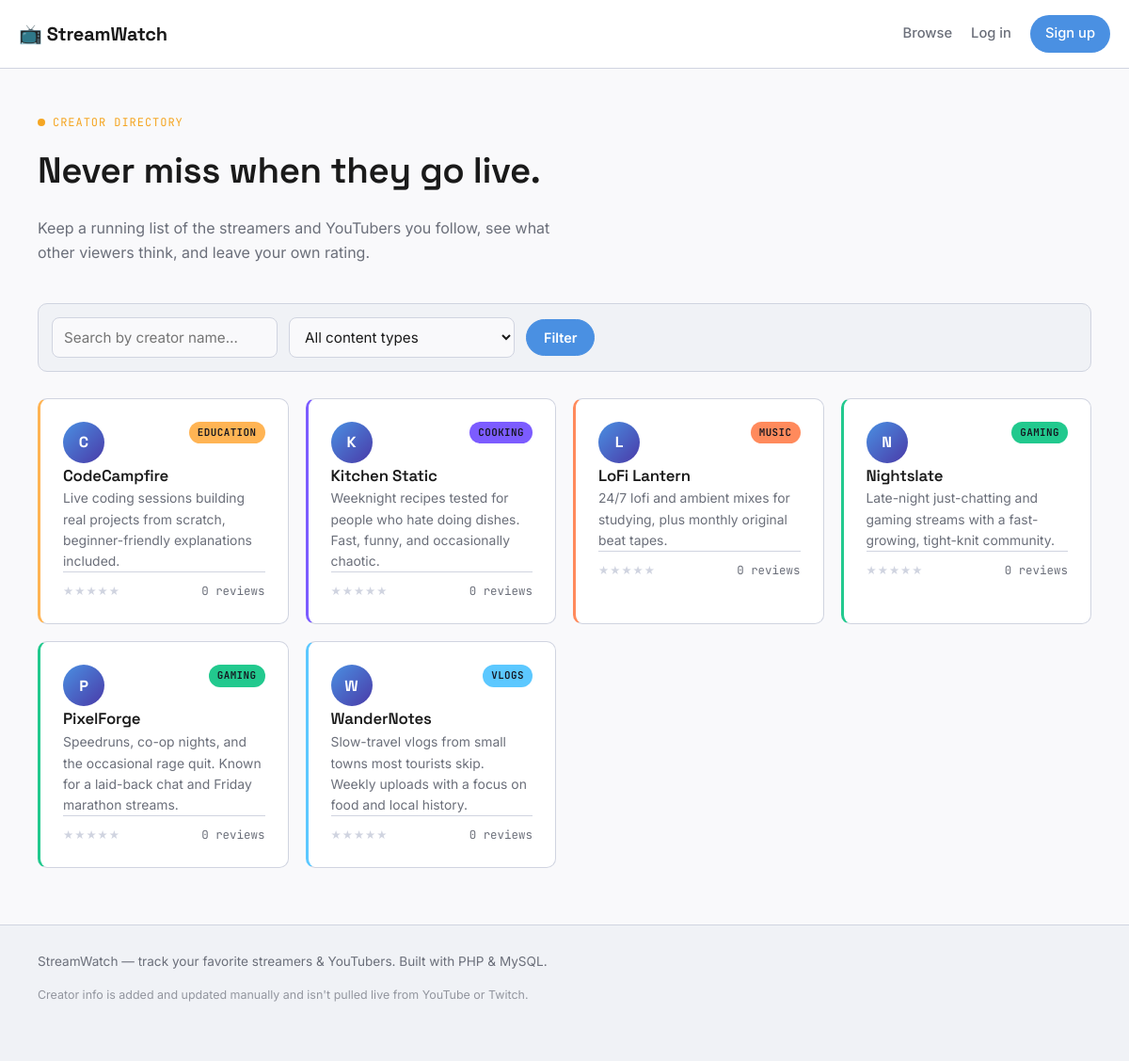
The page / on the database its author committed.
### tables this page shows
CREATE TABLE IF NOT EXISTS creators (
    id           INT AUTO_INCREMENT PRIMARY KEY,
    name         VARCHAR(100) NOT NULL,
    content_type VARCHAR(50)  NOT NULL,    
    platform     VARCHAR(50)  DEFAULT NULL,  
    description  TEXT,
    image_url    VARCHAR(255) DEFAULT NULL,
    created_at   TIMESTAMP    NOT NULL DEFAULT CURRENT_TIMESTAMP
);

### includes/auth.php (called while the page is built, shortened)
<?php
function is_logged_in(): bool
{
    return isset($_SESSION['user_id']);
}
function h(?string $value): string
{
    return htmlspecialchars($value ?? '', ENT_QUOTES, 'UTF-8');
}

### index.php (the view, shortened to what this page needs)
<?php
require_once __DIR__ . '/includes/header.php';
$search  = trim($_GET['q'] ?? '');
$sql = "SELECT c.*,
               ROUND(AVG(r.rating), 1) AS avg_rating,
               COUNT(r.id) AS review_count
        FROM creators c
        LEFT JOIN reviews r ON r.creator_id = c.id
        WHERE 1=1";
$params = [];
$sql .= " GROUP BY c.id ORDER BY c.name ASC";
$stmt = $pdo->prepare($sql);
$stmt->execute($params);
$creators = $stmt->fetchAll();
$types = $pdo->query("SELECT DISTINCT content_type FROM creators ORDER BY content_type")->fetchAll(PDO::FETCH_COLUMN);
$tag_colors = ['#7c5cff', '#ffb454', '#22c98e', '#ff8a5c', '#5cc8ff', '#ff5c9e'];
function tag_color(string $type, array $palette, array $allTypes): string {
    $i = array_search($type, $allTypes);
    return $palette[$i % count($palette)] ?? $palette[0];
}
?>
<section class="page-hero">
    <div class="eyebrow"><span class="live-dot"></span> Creator directory</div>
    <h1>Never miss when they go live.</h1>
    <p class="lede">Keep a running list of the streamers and YouTubers you follow, see what other viewers think, and leave your own rating.</p>
</section>
<form class="filter-bar" method="get" action="index.php">
    <input type="text" name="q" placeholder="Search by creator name…" value="<?= h($search) ?>">
    <select name="type">
        <option value="">All content types</option>
    </select>
    <div class="filter-actions">
        <button type="submit" class="btn btn-primary">Filter</button>
    </div>
</form>
<?php if (empty($creators)): ?>
    <div class="empty-state">
        <p>No creators match that search.</p>
    </div>
<?php else: ?>
    <div class="creator-grid">
        <?php foreach ($creators as $creator): ?>
            <a class="creator-card" style="--tag-color: <?= tag_color($creator['content_type'], $tag_colors, $types) ?>"
               href="creator.php?id=<?= (int)$creator['id'] ?>">
                <div class="creator-card-top">
                    <div class="creator-avatar"><?= h(mb_substr($creator['name'], 0, 1)) ?></div>
                    <span class="tag" style="--tag-color: <?= tag_color($creator['content_type'], $tag_colors, $types) ?>"><?= h($creator['content_type']) ?></span>
                </div>
                <h3><?= h($creator['name']) ?></h3>
                <p class="creator-desc"><?= h($creator['description']) ?></p>
                <div class="creator-meta">
                    <span class="stars">
                        <?php
                        $avg = round($creator['avg_rating'] ?? 0);
                        for ($i = 1; $i <= 5; $i++) echo $i <= $avg ? '★' : '<span class="dim">★</span>';
                        ?>
                    </span>
                    <span><?= (int)$creator['review_count'] ?> review<?= $creator['review_count'] == 1 ? '' : 's' ?></span>
                </div>
            </a>
        <?php endforeach; ?>
    </div>
<?php endif; ?>
<?php require_once __DIR__ . '/includes/footer.php'; ?>

### includes/header.php (shortened to what this page needs)
<?php
require_once __DIR__ . '/auth.php';
?>
<!DOCTYPE html>
<html lang="en">
<head>
<link rel="stylesheet" href="<?= isset($in_subdir) ? '../' : '' ?>assets/css/style.css">
</head>
<body>
<header class="site-header">
    <div class="container header-inner">
        <a class="logo" href="<?= isset($in_subdir) ? '../' : '' ?>index.php">📺 StreamWatch</a>
        <nav class="main-nav">
            <a href="<?= isset($in_subdir) ? '../' : '' ?>index.php">Browse</a>
            <?php if (is_logged_in()): ?>
                <a href="<?= isset($in_subdir) ? '../' : '' ?>favorites.php">My Favorites</a>
                <?php if (is_admin()): ?>
                    <a href="<?= isset($in_subdir) ? '' : 'admin/' ?>index.php">Admin</a>
                <?php endif; ?>
                <span class="nav-user">Hi, <?= h($_SESSION['username']) ?></span>
                <a href="<?= isset($in_subdir) ? '../' : '' ?>logout.php">Log out</a>
            <?php else: ?>
                <a href="<?= isset($in_subdir) ? '../' : '' ?>login.php">Log in</a>
                <a href="<?= isset($in_subdir) ? '../' : '' ?>register.php" class="btn-nav">Sign up</a>
            <?php endif; ?>
        </nav>
    </div>
</header>
<main class="container">

### includes/footer.php
</main>
<footer class="site-footer">
    <div class="container">
        <p>StreamWatch &mdash; track your favorite streamers &amp; YouTubers. Built with PHP &amp; MySQL.</p>
        <p class="footer-note">Creator info is added and updated manually and isn't pulled live from YouTube or Twitch.</p>
    </div>
</footer>
</body>
</html>

### rows shown on the page
creators: name "C", content_type "EDUCATION", name "CodeCampfire", description "Live coding sessions building real projects from scratch, beginner-friendly explanations included.", review_count "0"
creators: name "K", content_type "COOKING", name "Kitchen Static", description "Weeknight recipes tested for people who hate doing dishes. Fast, funny, and occasionally chaotic.", review_count "0"
creators: name "L", content_type "MUSIC", name "LoFi Lantern", description "24/7 lofi and ambient mixes for studying, plus monthly original beat tapes.", review_count "0"
creators: name "N", content_type "GAMING", name "Nightslate", description "Late-night just-chatting and gaming streams with a fast-growing, tight-knit community.", review_count "0"
creators: name "P", content_type "GAMING", name "PixelForge", description "Speedruns, co-op nights, and the occasional rage quit. Known for a laid-back chat and Friday marathon streams.", review_count "0"
creators: name "W", content_type "VLOGS", name "WanderNotes", description "Slow-travel vlogs from small towns most tourists skip. Weekly uploads with a focus on food and local history.", review_count "0"
